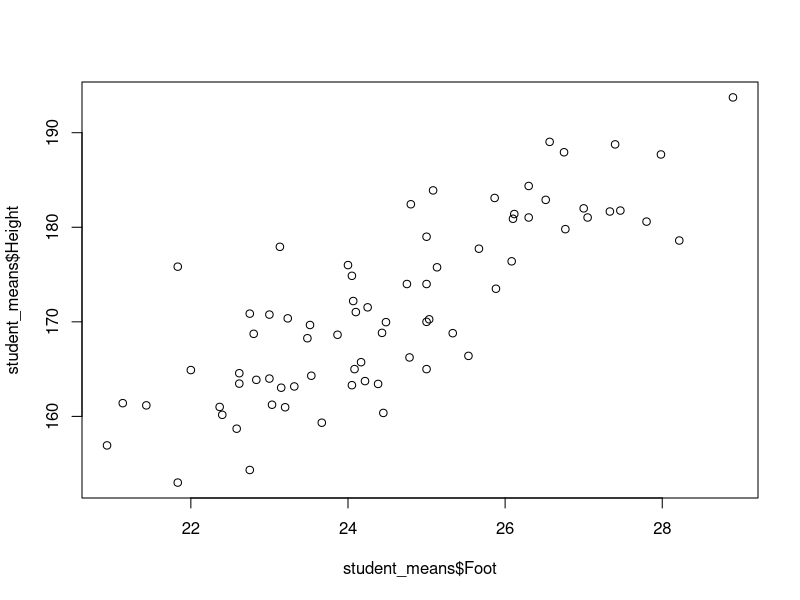
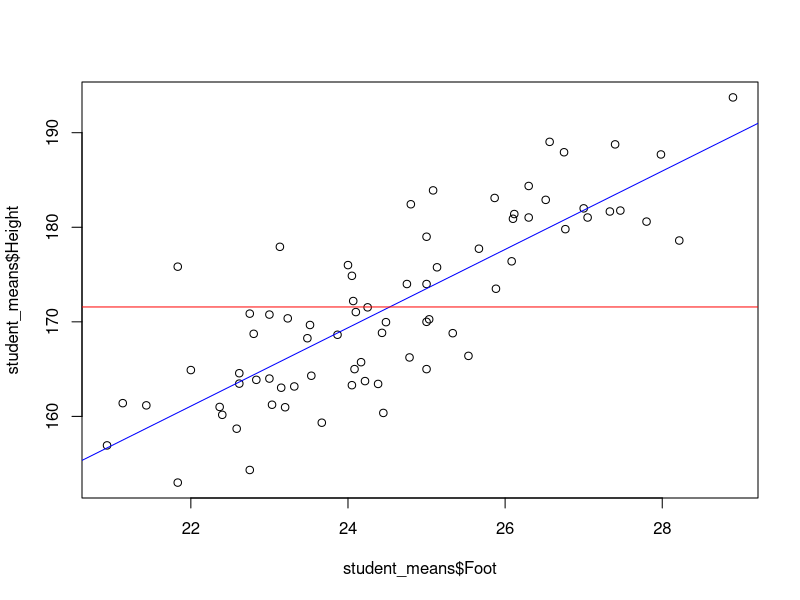
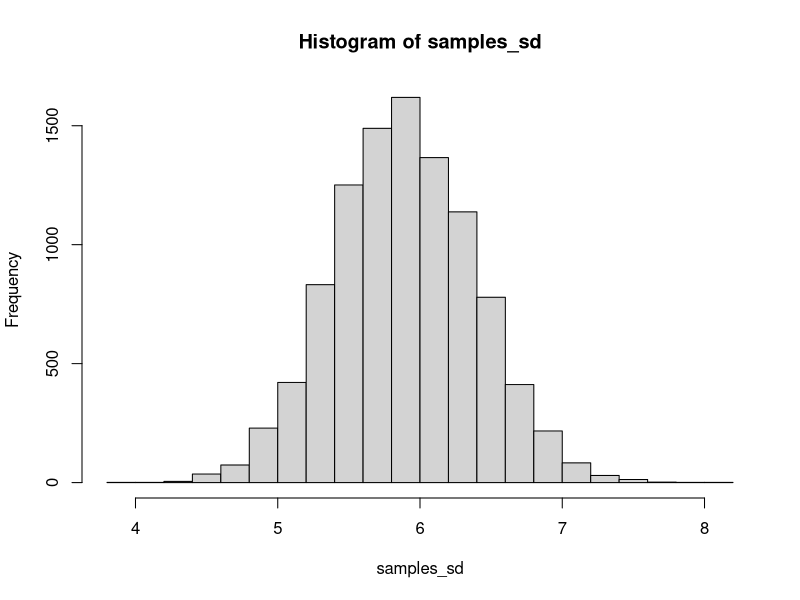
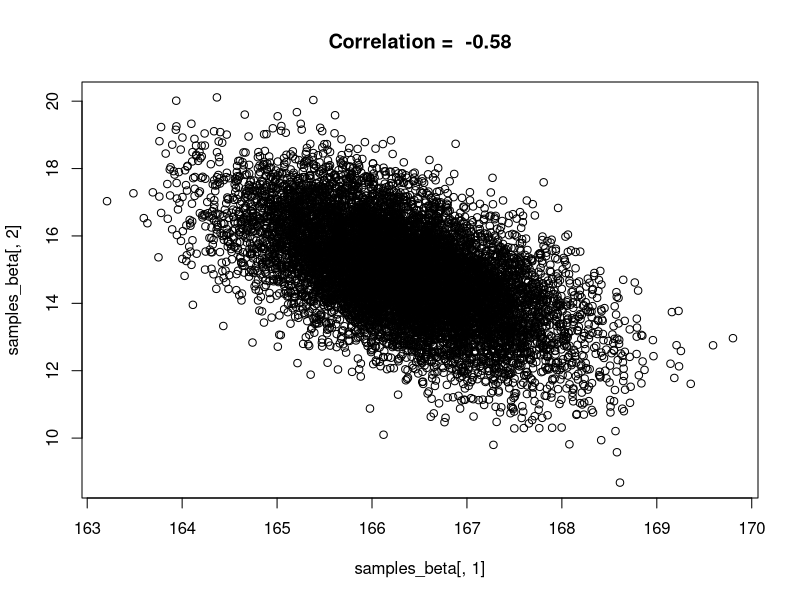
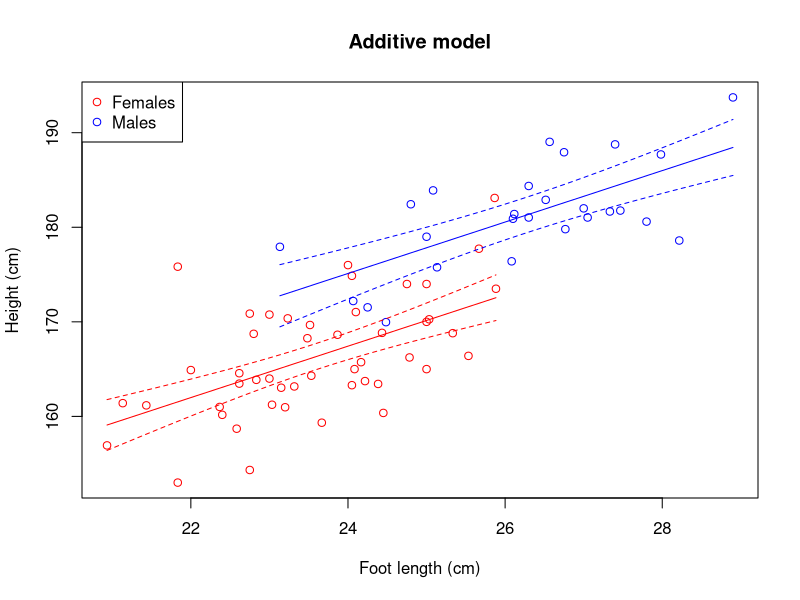
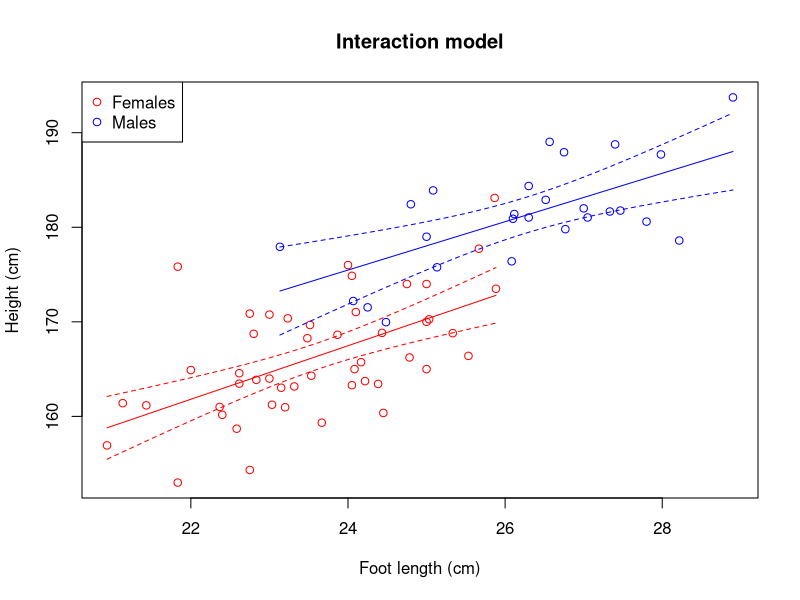

Generate these figures, in order, with R:
## ---- chunk 1
knitr::opts_chunk$set(echo = TRUE)
## ---- chunk 2
student_means = read.csv("student_means.csv")
head(student_means)
#summary(student_means)
## ---- chunk 3
plot(student_means$Foot, student_means$Height)
## ---- chunk 4
plot(student_means$Height ~ student_means$Foot) # An alternative way of plotting
lin_reg = lm(Height ~ 1 + Foot, data = student_means) # lm() is a function for fitting a linear model with normal residuals
abline(lin_reg, col="blue")
abline(h = mean(student_means$Height), col="red")
## ---- chunk 5
n = 100
beta_0 = 170
sigma = 5

epsilon = rnorm(n, mean=0, sd=sigma)
height = beta_0 + epsilon

# or just

height = rnorm(n, mean=beta_0, sd=sigma)
## ---- chunk 6
fit_1 = lm(Height ~ 1, data = student_means)
## ---- chunk 7
summary(fit_1)
## ---- chunk 8
#mean(student_means$Height[student_means$Sex=="female"])
#sd(student_means$Height[student_means$Sex=="female"])

#with(student_means[student_means$Sex=="male",], mean(Height))
#with(student_means[student_means$Sex=="male",], sd(Height))

(means = tapply(student_means$Height, list(student_means$Sex), mean))
(SDs = tapply(student_means$Height, list(student_means$Sex), sd))
## ---- chunk 9
(SEs = SDs/sqrt(table(student_means$Sex)))
## ---- chunk 10
means[1] + c(-2,2)*SEs[1]
## ---- chunk 11
means[2] + c(-2,2)*SEs[2]
## ---- chunk 12
fit_F = lm(Height ~ 1, data = student_means, subset = Sex=="female")
summary(fit_F)
confint(fit_F)
## ---- chunk 13
fit_M = lm(Height ~ 1, data = student_means, subset = Sex=="male")
summary(fit_M)
confint(fit_M)
## ---- chunk 14
fit_Sex = lm(Height ~ Sex, data = student_means)
summary(fit_Sex)
## ---- chunk 15
fit_Sex_no_int = lm(Height ~ -1 + Sex, data = student_means)
summary(fit_Sex_no_int)
## ---- chunk 16
PredData = data.frame(Sex = c("female", "male"))
## ---- chunk 17
(Predictions = predict(fit_Sex, newdata = PredData, interval = "confidence"))
## ---- chunk 18
(Predictions = predict(fit_Sex, newdata = PredData, interval = "prediction"))
## ---- chunk 19
n_iter = 10000 # Number of iterations
beta = fit_Sex$coef # The parameters in the fixed part of the model (to see what the model object contains, use `str(fit_Sex)`)
res_sd = sd(fit_Sex$residuals) # Residual standard deviation
Sex = student_means$Sex
n = length(Sex)  # Sample size

samples_beta = matrix(nrow=n_iter, ncol=2)  # Empty matrix for storing resampled beta-estimates
for(i in 1:n_iter){
  fixed = ifelse(fit_Sex$model$Sex=="female", beta[1], sum(beta))
  random = rnorm(n, 0, res_sd)
  y = fixed + random
  refit = lm(y ~ Sex)
  samples_beta[i,] = refit$coef
}
## ---- chunk 20
quantile(samples_beta[,1], prob=c(0.025, 0.975)) # The 2.5% and 97.5% quantiles of beta0 (mean height of females)
## ---- chunk 21
quantile(samples_beta[,1] + samples_beta[,2], prob=c(0.025, 0.975)) # same for males
## ---- chunk 22
n_iter = 10000 # Number of iterations
Y = simulate(fit_Sex, nsim = n_iter)

samples_sd = rep(NA,n_iter)  # Empty vectors for storing results
for(i in 1:n_iter){
  refit = lm(Y[,i] ~ student_means$Sex)
  samples_sd[i] = sd(refit$residuals)
}
(CI_sd = quantile(samples_sd, prob=c(0.025, 0.975)))
## ---- chunk 23
hist(samples_sd, 20)
## ---- chunk 24
n_iter = 10000 # Number of iterations
n = nrow(student_means)

samples_males_vs_females = rep(NA,n_iter)  # Empty vectors for storing results
for(i in 1:n_iter){
  resamp_rows = sample(1:n, n, replace = TRUE)
  resamp_data = student_means[resamp_rows,]
  resamp_means = tapply(resamp_data$Height, list(resamp_data$Sex), mean)
  samples_males_vs_females[i] = (resamp_means["male"]/resamp_means["female"] - 1)*100
}
(mean_samples_males_vs_females = mean(samples_males_vs_females))
(CI_samples_males_vs_females = quantile(samples_males_vs_females, prob=c(0.025, 0.975)))
## ---- chunk 25
(table = summary(fit_Sex)$coef)
## ---- chunk 26
plot(samples_beta[,1], samples_beta[,2])
correlation = cor(samples_beta[,1], samples_beta[,2])
title(paste("Correlation = ", round(correlation,2)))
## ---- chunk 27
(vcov_lm = vcov(fit_Sex))
## ---- chunk 28
(vcov_boot = var(samples_beta))
## ---- chunk 29
sqrt(diag(vcov_lm))
## ---- chunk 30
cov2cor(vcov_lm)
## ---- chunk 31
fit_Foot = lm(Height ~ Foot, data = student_means)
## ---- chunk 32
fit_Sex_Foot = lm(Height ~ Sex + Foot, data = student_means)
summary(fit_Sex_Foot)
## ---- chunk 33
mu_F = mean(student_means$Foot[student_means$Sex=="female"])
fit_Sex_Foot = lm(Height ~ Sex + I(Foot-mu_F), data = student_means)
summary(fit_Sex_Foot)
## ---- chunk 34
model_fit = fit_Sex_Foot
Title = "Additive model"
x_range_F = range(student_means$Foot[student_means$Sex=="female"])
x_range_M = range(student_means$Foot[student_means$Sex=="male"])
pred_data_F = data.frame(Sex = "female", Foot = seq(x_range_F[1], x_range_F[2], length.out = 50))
pred_data_M = data.frame(Sex = "male", Foot = seq(x_range_M[1], x_range_M[2], length.out = 50))
pred_data = rbind(pred_data_F, pred_data_M)
pred = predict(model_fit, pred_data, interval = "confidence")
pred = cbind(pred_data, pred)

with(student_means,
     plot(Foot, Height, type="n", xlab="Foot length (cm)", ylab = "Height (cm)")
     )
with(student_means, points(Foot, Height, col=ifelse(Sex=="female", "red", "blue")))
with(pred[pred$Sex=="female",], lines(Foot, fit, col="red"))
with(pred[pred$Sex=="female",], lines(Foot, lwr, col="red", lty=2))
with(pred[pred$Sex=="female",], lines(Foot, upr, col="red", lty=2))
with(pred[pred$Sex=="male",], lines(Foot, fit, col="blue"))
with(pred[pred$Sex=="male",], lines(Foot, lwr, col="blue", lty=2))
with(pred[pred$Sex=="male",], lines(Foot, upr, col="blue", lty=2))
legend("topleft", legend=c("Females", "Males"), pch=c(1,1), col = c("red", "blue"))
title(Title)
## ---- chunk 35
fit_Sex_Foot_interaction = lm(Height ~ Sex*Foot, data = student_means)
summary(fit_Sex_Foot_interaction)
## ---- chunk 36
model_fit = fit_Sex_Foot_interaction
Title = "Interaction model"
x_range_F = range(student_means$Foot[student_means$Sex=="female"])
x_range_M = range(student_means$Foot[student_means$Sex=="male"])
pred_data_F = data.frame(Sex = "female", Foot = seq(x_range_F[1], x_range_F[2], length.out = 50))
pred_data_M = data.frame(Sex = "male", Foot = seq(x_range_M[1], x_range_M[2], length.out = 50))
pred_data = rbind(pred_data_F, pred_data_M)
pred = predict(model_fit, pred_data, interval = "confidence")
pred = cbind(pred_data, pred)

with(student_means,
     plot(Foot, Height, type="n", xlab="Foot length (cm)", ylab = "Height (cm)")
     )
with(student_means, points(Foot, Height, col=ifelse(Sex=="female", "red", "blue")))
with(pred[pred$Sex=="female",], lines(Foot, fit, col="red"))
with(pred[pred$Sex=="female",], lines(Foot, lwr, col="red", lty=2))
with(pred[pred$Sex=="female",], lines(Foot, upr, col="red", lty=2))
with(pred[pred$Sex=="male",], lines(Foot, fit, col="blue"))
with(pred[pred$Sex=="male",], lines(Foot, lwr, col="blue", lty=2))
with(pred[pred$Sex=="male",], lines(Foot, upr, col="blue", lty=2))
legend("topleft", legend=c("Females", "Males"), pch=c(1,1), col = c("red", "blue"))
title(Title)
## ---- chunk 37
var_res = var(residuals(fit_Sex_Foot_interaction))
var_pred = var(fitted(fit_Sex_Foot_interaction))
var_tot = var_res + var_pred
var_pred/var_tot # (var_tot - var_res)/var_tot 
## ---- chunk 38
var_res = var(residuals(fit_Sex_Foot_interaction))
var_tot = var(residuals(fit_1)) # = var(student_means$Height)
(var_tot - var_res)/var_tot # = 1-var_res/var_tot 
